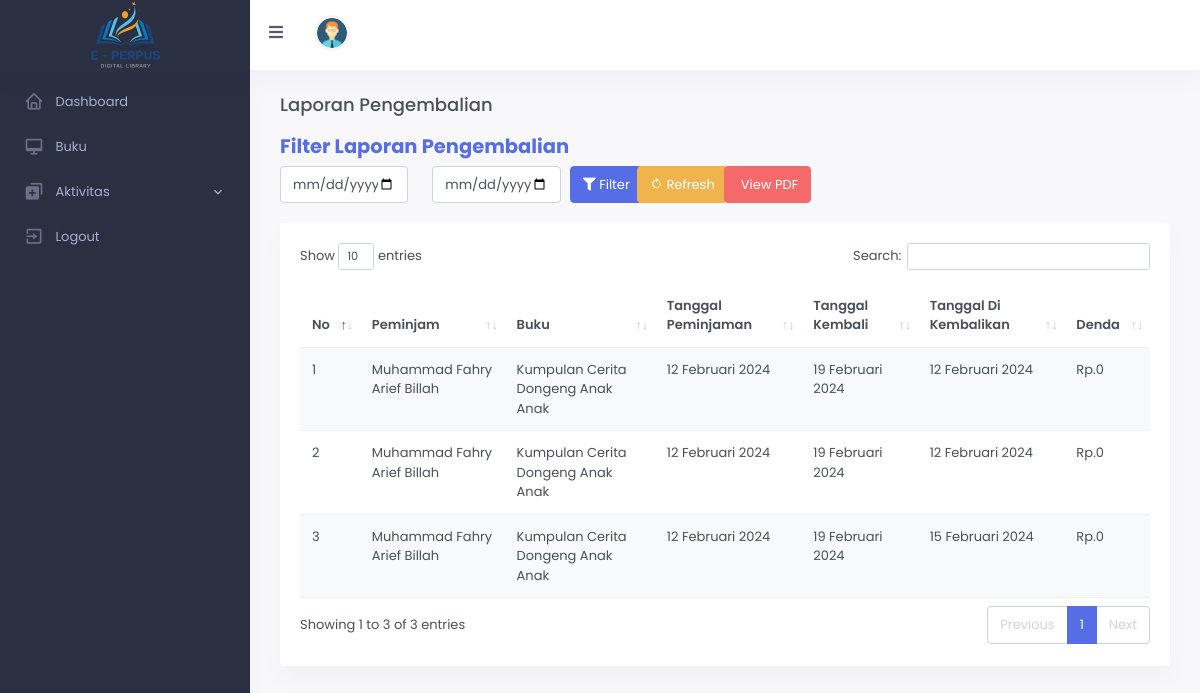
/index.php/laporanpengembalian, run on the app's committed database.
### tables this page shows
CREATE TABLE `pengembalian` (
  `id_pengembalian` int(11) NOT NULL,
  `id` int(10) NOT NULL,
  `id_buku` varchar(20) NOT NULL,
  `tgl_pinjam` char(20) NOT NULL,
  `tgl_kembali` char(20) NOT NULL,
  `tgl_dikembalikan` char(20) NOT NULL,
  `denda` char(50) NOT NULL
);

CREATE TABLE `user` (
  `id` int(11) NOT NULL,
  `nama` varchar(255) NOT NULL,
  `username` varchar(255) NOT NULL,
  `password` varchar(255) NOT NULL,
  `jenkel` enum('Laki Laki','Perempuan') NOT NULL,
  `alamat` text NOT NULL,
  `no_hp` char(13) NOT NULL,
  `email` varchar(50) NOT NULL,
  `level` enum('Administrator','Petugas','Peminjam') NOT NULL
);

CREATE TABLE `buku` (
  `id_buku` varchar(10) NOT NULL,
  `id_pengarang` int(11) NOT NULL,
  `id_penerbit` int(11) NOT NULL,
  `id_kategori` int(11) NOT NULL,
  `judul_buku` varchar(50) NOT NULL,
  `tahun_terbit` char(4) NOT NULL,
  `jumlah` int(11) NOT NULL,
  `ebook` varchar(255) NOT NULL
);

### application/controllers/LaporanPengembalian.php (called while the page is built, shortened)
<?php
class LaporanPengembalian extends CI_Controller{
    public function __construct()
    {
        $this->load->model('ModelLaporanPengembalian');
        $this->load->helper('tgl_indo_helper');
        $this->load->library('pdf_report');
    }
    public function index()
    {
        $tgl_awal = $this->input->post('tgl_awal');
        $tgl_akhir = $this->input->post('tgl_akhir');
        if (empty($tgl_awal)   || empty($tgl_akhir)) {
            $isi['content'] = 'laporanpengembalian';
            $isi['judul']   = 'Laporan Pengembalian';
            $isi['data']    = $this->ModelLaporanPengembalian->getAllData();
        }else{
            $isi['content'] = 'laporanpengembalian';
            $isi['judul']   = 'Laporan Pengembalian';
            $isi['data']    = $this->ModelLaporanPengembalian->filterData($tgl_awal, $tgl_akhir);
        }
            $this->load->view('dashboard', $isi);
    }
}

### index.php (called while the page is built, shortened)
<?php
require_once BASEPATH.'core/CodeIgniter.php';

### application/models/ModelLaporanPengembalian.php (called while the page is built, shortened)
<?php
class ModelLaporanPengembalian extends CI_Model{
    public function getAllData()
    {
        $this->db->select('*');
        $this->db->from('pengembalian');
        $this->db->join('user', 'pengembalian.id = user.id');
        $this->db->join('buku', 'pengembalian.id_buku = buku.id_buku');
        return $this->db->get()->result();
    }
}

### application/helpers/tgl_indo_helper.php (called while the page is built, shortened)
<?php  if ( ! defined('BASEPATH')) exit('No direct script access allowed');
        if ( ! function_exists('bulan'))
        {
            function bulan($bln)
            {
                switch ($bln)
                {
                    case 2:
                        return "Februari";
                        break;
                }
            }
        }
        if ( ! function_exists('mediumdate_indo'))
        {
            function mediumdate_indo($tgl)
            {
                $ubah = gmdate($tgl, time()+60*60*8);
                $pecah = explode("-",$ubah);
                $tanggal = $pecah[2];
                $bulan = bulan($pecah[1]);
                $tahun = $pecah[0];
                return $tahun.' '.$bulan.' '.$tanggal;
            }
        }

### application/views/laporanpengembalian.php (the view, shortened to what this page needs)
<br>
<div class="row">
    <div class="box-header">
        <form method="post" action="<?= base_url()?>laporanpengembalian">
            <div class="row">
                <h4 class="text-primary"><b>Filter Laporan Pengembalian</b></h4>
                <div class="col-md-2">
                    <input name="tgl_awal" id="tgl_awal" type="date" class="form-control">
                </div>
                <div class="col-md-2">
                    <input name="tgl_akhir" id="tgl_akhir" type="date" class="form-control">
                </div>
                <div class="col-md-2">
                    <button type="submit" class="btn btn-primary btn-block btn-filter"><i class="fa fa-filter"></i>
                        Filter</button>
                </div>
                <div class="col-md-2">
                    <a href="<?= base_url()?>laporanpengembalian" class="btn btn-warning btn-block btn-refresh"><i
                            class="bx bx-rotate-right"></i> Refresh</a>
                </div>
                <div class="col-md-2">
                    <a href="<?= base_url()?>laporanpengembalian/pdf_laporan_pengembalian"
                        class="btn btn-danger btn-block btn-pdf" target="_blank"> <i class="fa fa-file-pdf-o"></i> View
                        PDF</a>
                </div>
            </div>
        </form>
    </div>
</div>
<br>
<div class="row">
    <div class="col-12">
        <div class="card">
            <div class="card-body">
                <table id="datatable" class="table table-striped dt-responsive w-100">
                    <thead>
                        <tr>
                            <th>No</th>
                            <th>Peminjam</th>
                            <th>Buku</th>
                            <th>Tanggal Peminjaman</th>
                            <th>Tanggal Kembali</th>
                            <th>Tanggal Di Kembalikan</th>
                            <th>Denda</th>
                        </tr>
                    </thead>
                    <tbody>
                        <?php
						$no = 1;
                    foreach ($data as $row) {?>
                        <tr>
                            <td><?= $no ?></td>
                            <td><?= $row->nama;?></td>
                            <td><?= $row->judul_buku;?></td>
                            <td><?= mediumdate_indo($row->tgl_pinjam);?></td>
                            <td><?= mediumdate_indo($row->tgl_kembali);?></td>
                            <td><?= mediumdate_indo($row->tgl_dikembalikan);?></td>
                            <td><?= 'Rp.' . $row->denda ?></td>
                        </tr>
                        <?php
					$no++;
					}
                ?>
                    </tbody>
                </table>
            </div>
        </div>
    </div>
</div>

### application/views/dashboard.php (shortened to what this page needs)
<!doctype html>
<html lang="en">
<head>
    <link href="<?= base_url()?>assets/libs/datatables.net-bs4/css/dataTables.bootstrap4.min.css" rel="stylesheet"
        type="text/css" />
    <link href="<?= base_url()?>assets/libs/datatables.net-buttons-bs4/css/buttons.bootstrap4.min.css" rel="stylesheet"
        type="text/css" />
    <link href="<?= base_url()?>assets/css/bootstrap.min.css" id="bootstrap-style" rel="stylesheet" type="text/css" />
    <link href="<?= base_url()?>assets/css/icons.min.css" rel="stylesheet" type="text/css" />
    <link href="<?= base_url()?>assets/css/app.min.css" id="app-style" rel="stylesheet" type="text/css" />
    <link href="<?= base_url()?>assets/libs/bootstrap-datepicker/css/bootstrap-datepicker.min.css" rel="stylesheet"
        type="text/css">
</head>
<body>
    <body data-sidebar="dark" data-keep-enlarged="true" class="vertical-collapsed">
        <div id="layout-wrapper">
            <header id="page-topbar">
                <div class="navbar-header">
                    <div class="d-flex">
                        <div class="navbar-brand-box">
                            <a href="" class="logo logo-light">
                                <span class="logo-lg">
                                    <img src="<?= base_url()?>assets/images/logo.png" alt="" height="75">
                                </span>
                            </a>
                        </div>
                        <button type="button" class="btn btn-sm px-3 font-size-16 header-item waves-effect"
                            id="vertical-menu-btn">
                            <i class="fa fa-fw fa-bars"></i>
                        </button>
                        <div class="dropdown d-inline-block">
                            <button type="button" class="btn header-item waves-effect" id="page-header-user-dropdown"
                                data-bs-toggle="dropdown" aria-haspopup="true" aria-expanded="false">
                                <img class="rounded-circle header-profile-user" src="assets/images/users/avatar-1.png"
                                    alt="Header Avatar" />
                            </button>
                        </div>
                    </div>
                </div>
            </header>
            <?php
				$this->load->view('menu')
			?>
            <div class="main-content">
                <div class="container-fluid">
                    <div class="page-content">
                        <div class="container-fluid">
                            <div class="row">
                                <div class="col-12">
                                    <div class="d-sm-flex align-items-center justify-content-between">
                                        <h4 class="mb-sm-0 font-size-18"> <?= $judul ?></h4>
                                    </div>
                                </div>
                            </div>
                            <?php
									$this->load->view($content);
																?>
                        </div>
                    </div>
                </div>
    </body>
</html>

### application/views/menu.php (shortened to what this page needs)
<?php
	if ($this->session->userdata('level')=='Administrator') {?>
<div class="vertical-menu">
    <data-simplebar class="h-100">
        <div id="sidebar-menu">
            <ul class="metismenu list-unstyled" id="side-menu">
                <li>
                    <a href="<?= base_url() ?>dashboard" class="waves-effect">
                        <i class="bx bx-home"></i>
                        <span key="t-home">Dashboard</span>
                    </a>
                </li>
                <li>
                    <a href="<?= base_url()  ?>anggota" class="waves-effect">
                        <i class="bx bx-user"></i>
                        <span key="t-user">Data Anggota</span>
                    </a>
                </li>
                <li>
                    <a href="javascript: void(0);" class="has-arrow waves-effect">
                        <i class="bx bx-desktop"></i>
                        <span key="t-data">Data Buku</span>
                    </a>
                    <ul class="sub-menu" aria-expanded="false">
                        <li><a href="<?= base_url()  ?>pengarang" key="t-products">Pengarang</a></li>
                        <li><a href="<?= base_url()  ?>penerbit" key="t-product-detail">Penerbit</a></li>
                        <li><a href="<?= base_url()  ?>kategori" key="t-product-detail">Kategori</a></li>
                        <li><a href="<?= base_url()  ?>buku" key="t-product-detail">Buku</a></li>
                    </ul>
                </li>
                <li>
                    <a href="javascript: void(0);" class="has-arrow waves-effect">
                        <i class="bx bxs-duplicate"></i>
                        <span key="t-data">Aktivitas</span>
                    </a>
                    <ul class="sub-menu" aria-expanded="false">
                        <li><a href="<?= base_url()  ?>peminjaman" key="t-products">Peminjaman</a></li>
                        <li><a href="<?= base_url()  ?>pengembalian" key="t-product-detail">Pengembalian</a></li>
                    </ul>
                </li>
                <li>
                    <a href="javascript: void(0);" class="has-arrow waves-effect">
                        <i class="bx bxs-report"></i>
                        <span key="t-data">Laporan</span>
                    </a>
                    <ul class="sub-menu" aria-expanded="false">
                        <li><a href="<?= base_url()  ?>laporan" key="t-products">Laporan Peminjaman</a></li>
                        <li><a href="<?= base_url()  ?>laporanpengembalian" key="t-product-detail">Laporan
                                Pengembalian</a>
                        </li>
                    </ul>
                </li>
                <li>
                    <a href="<?= base_url()?>login/logout" class="waves-effect"
                        onclick=" return confirm('Yakin Ingin Logout?')">
                        <i class="bx bx-exit"></i>
                        <span key="t-home">Logout</span>
                    </a>
                </li>
            </ul>
        </div>
</div>
</div>
<?php
	}else{
?>
<div class="vertical-menu">
    <data-simplebar class="h-100">
        <div id="sidebar-menu">
            <ul class="metismenu list-unstyled" id="side-menu">
                <li>
                    <a href="<?= base_url() ?>dashboard" class="waves-effect">
                        <i class="bx bx-home"></i>
                        <span key="t-home">Dashboard</span>
                    </a>
                </li>
                <li>
                    <a href="<?= base_url() ?>buku" class="waves-effect">
                        <i class="bx bx-desktop"></i>
                        <span key="t-home">Buku</span>
                    </a>
                </li>
                <li>
                    <a href="javascript: void(0);" class="has-arrow waves-effect">
                        <i class="bx bxs-duplicate"></i>
                        <span key="t-data">Aktivitas</span>
                    </a>
                </li>
                <li>
                    <a href="<?= base_url()?>login/logout" class="waves-effect"
                        onclick=" return confirm('Yakin Ingin Logout?')">
                        <i class="bx bx-exit"></i>
                        <span key="t-home">Logout</span>
                    </a>
                </li>
            </ul>
        </div>
</div>
</div>
<?php
	}
?>

### application/views/dashboard.php (style rules this page uses)
.btn-filter { margin-left: -15px; }
.btn-refresh { margin-left: -100px; }
.btn-pdf { margin-left: -165px; }

### data on the page
pengembalian: user.nama "Muhammad Fahry Arief Billah", id_buku.judul_buku "Kumpulan Cerita Dongeng Anak Anak", tgl_pinjam "12 Februari 2024", tgl_kembali "19 Februari 2024", tgl_dikembalikan "12 Februari 2024", denda "0"
pengembalian: user.nama "Muhammad Fahry Arief Billah", id_buku.judul_buku "Kumpulan Cerita Dongeng Anak Anak", tgl_pinjam "12 Februari 2024", tgl_kembali "19 Februari 2024", tgl_dikembalikan "12 Februari 2024", denda "0"
pengembalian: user.nama "Muhammad Fahry Arief Billah", id_buku.judul_buku "Kumpulan Cerita Dongeng Anak Anak", tgl_pinjam "12 Februari 2024", tgl_kembali "19 Februari 2024", tgl_dikembalikan "15 Februari 2024", denda "0"

### other printed values
$judul "Laporan Pengembalian"
